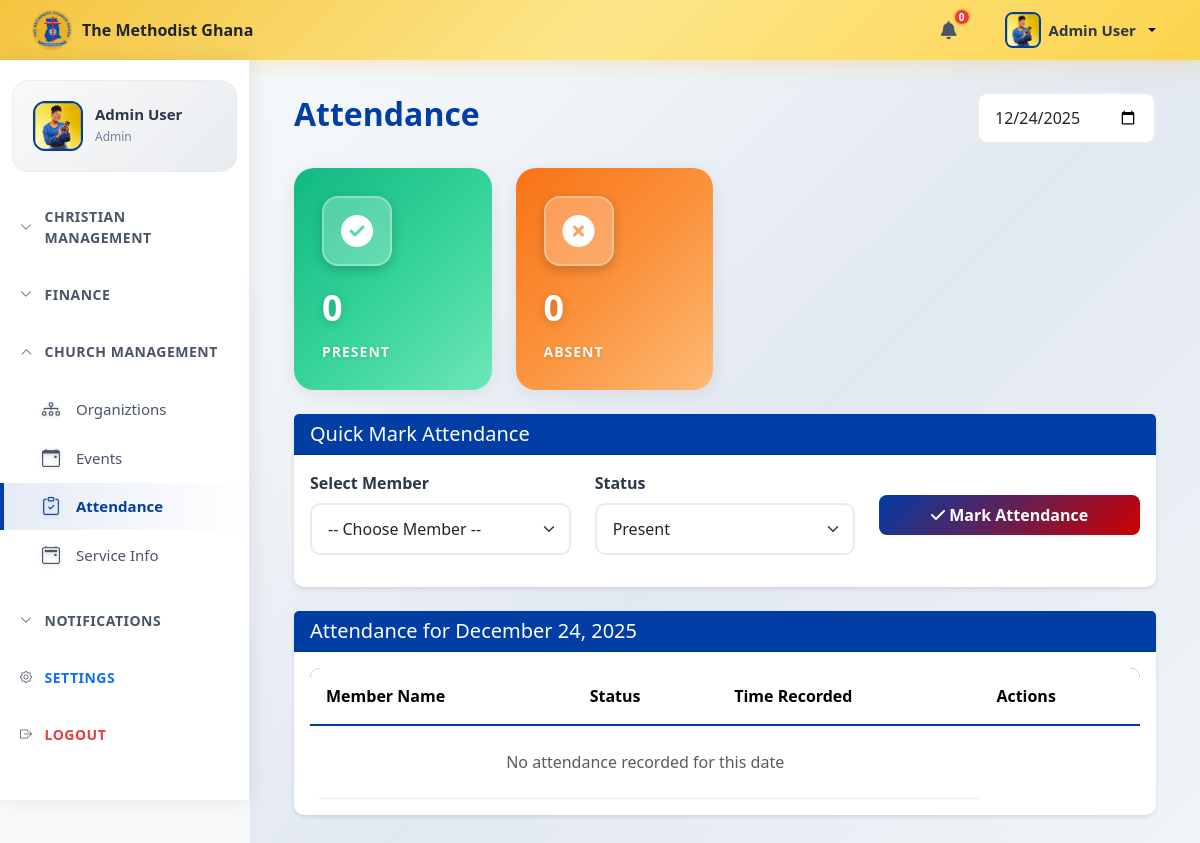
Page /app/views/attendance.php?date=2025-12-24 (signed in) on the earlier database version.
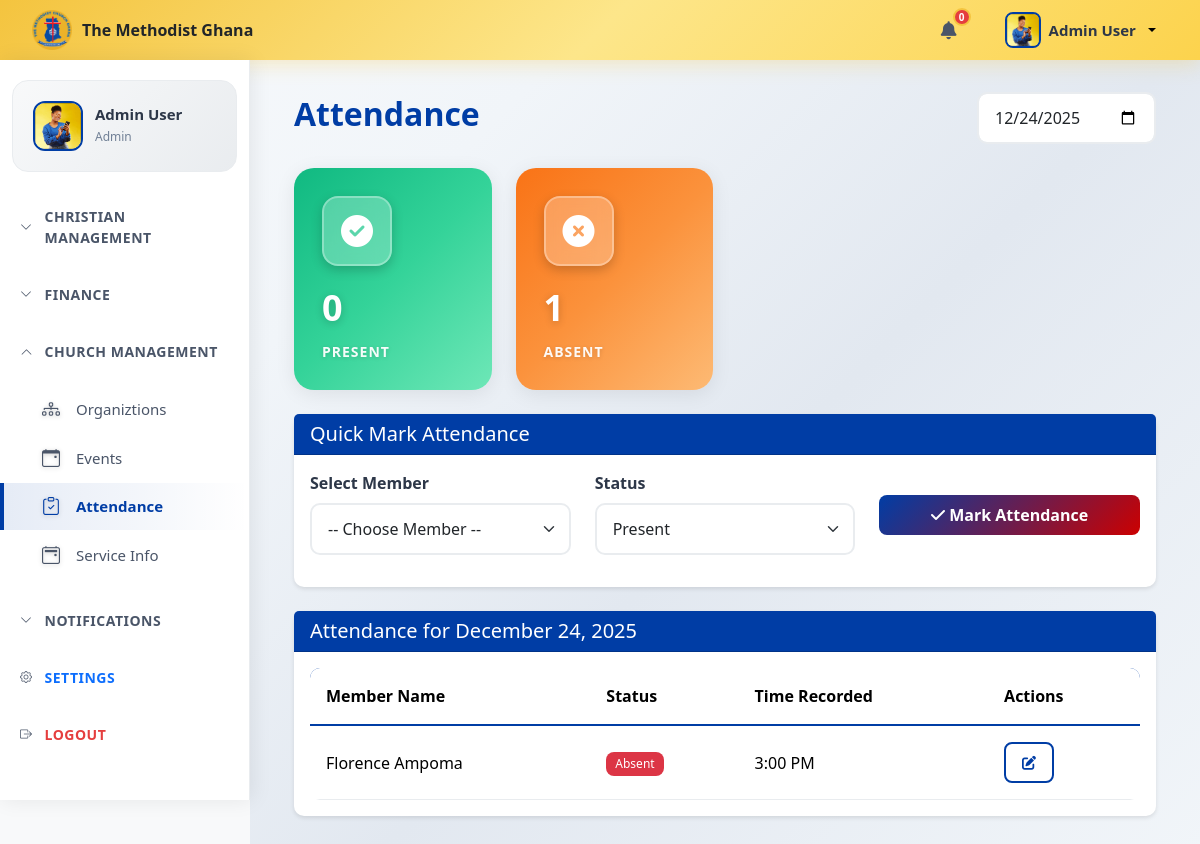
Same page on the later database version.
### tables this page shows
CREATE TABLE `attendance` (
  `id` int(11) NOT NULL,
  `member_id` int(11) NOT NULL,
  `event_id` int(11) DEFAULT NULL,
  `attendance_date` date NOT NULL,
  `status` varchar(50) DEFAULT 'present',
  `notes` text DEFAULT NULL,
  `created_at` timestamp NOT NULL DEFAULT current_timestamp()
);

CREATE TABLE `members` (
  `id` int(11) NOT NULL,
  `user_id` int(11) DEFAULT NULL,
  `first_name` varchar(100) NOT NULL,
  `last_name` varchar(100) NOT NULL,
  `email` varchar(255) DEFAULT NULL,
  `phone` varchar(20) DEFAULT NULL,
  `date_of_birth` date DEFAULT NULL,
  `gender` enum('Male','Female') DEFAULT NULL,
  `join_date` date DEFAULT NULL,
  `status` enum('active','inactive','transferred','deceased') NOT NULL DEFAULT 'active',
  `address` varchar(255) DEFAULT NULL,
  `city` varchar(100) DEFAULT NULL,
  `area` varchar(150) DEFAULT NULL,
  `landmark` varchar(255) DEFAULT NULL,
  `gps` varchar(20) DEFAULT NULL,
  `region` varchar(100) DEFAULT NULL,
  `emergency_contact_name` varchar(100) DEFAULT NULL,
  `emergency_phone` varchar(20) DEFAULT NULL,
  `member_img` varchar(255) DEFAULT NULL,
  `created_at` timestamp NOT NULL DEFAULT current_timestamp(),
  `updated_at` timestamp NOT NULL DEFAULT current_timestamp() ON UPDATE current_timestamp()
);

### config/database.php (called while the page is built, shortened)
<?php
class Database {
    private $host = 'localhost';
    private $db_name = 'church_management_system';
    private $user = 'root';
    private $password = '';
    private $pdo;
    private static $instance = null;
    public static function getInstance() {
        if (self::$instance === null) {
            self::$instance = new self();
        }
        return self::$instance;
    }
    public function connect() {
        try {
            $dsn = 'mysql:host=' . $this->host . ';dbname=' . $this->db_name;
            $this->pdo = new PDO($dsn, $this->user, $this->password);
            $this->pdo->setAttribute(PDO::ATTR_ERRMODE, PDO::ERRMODE_EXCEPTION);
            $this->pdo->setAttribute(PDO::ATTR_DEFAULT_FETCH_MODE, PDO::FETCH_ASSOC);
        } catch (PDOException $e) {
            die('Connection Error: ' . $e->getMessage());
        }
    }
    public function getConnection() {
        return $this->pdo;
    }
}
?>

### app/models/Attendance.php (called while the page is built, shortened)
<?php
class Attendance {
    private $db;
    private $table = 'attendance';
    public function __construct() {
        $this->db = Database::getInstance()->getConnection();
    }
    public function getByDate($date) {
        $sql = "SELECT a.*, m.first_name, m.last_name FROM {$this->table} a
                LEFT JOIN members m ON a.member_id = m.id
                WHERE a.attendance_date = :date
                ORDER BY m.first_name";
        $stmt = $this->db->prepare($sql);
        $stmt->bindParam(':date', $date);
        $stmt->execute();
        return $stmt->fetchAll(PDO::FETCH_ASSOC);
    }
}
?>

### app/views/attendance.php (the view, shortened to what the changed rows need)
<?php
require_once __DIR__ . '/../../config/database.php';
require_once __DIR__ . '/../models/Attendance.php';
$attendance = new Attendance();
$attendance_date = $_GET['date'] ?? date('Y-m-d');
$today_attendance = $attendance->getByDate($attendance_date);
?>
<?php include 'header.php'; ?>
<div class="main-content">
    <div class="container-fluid">
        <div class="d-flex justify-content-between align-items-center mb-4">
            <h2 class="fw-bold" style="color: var(--primary-color);">Attendance</h2>
        </div>
        <div class="row mb-4">
            <div class="col-md-3">
                <div class="card stat-card stat-card-green">
                    <div class="card-body">
                        <div class="stat-icon">
                            <i class="fas fa-check-circle"></i>
                        </div>
                        <p class="stat-value">
                            <?php
                            $present = count(array_filter($today_attendance, function($a) { return $a['status'] === 'present'; }));
                            echo $present;
                            ?>
                        </p>
                        <p class="stat-label">Present</p>
                    </div>
                </div>
            </div>
            <div class="col-md-3">
                <div class="card stat-card stat-card-orange">
                    <div class="card-body">
                        <div class="stat-icon">
                            <i class="fas fa-times-circle"></i>
                        </div>
                        <p class="stat-value">
                            <?php
                            $absent = count(array_filter($today_attendance, function($a) { return $a['status'] === 'absent'; }));
                            echo $absent;
                            ?>
                        </p>
                        <p class="stat-label">Absent</p>
                    </div>
                </div>
            </div>
        </div>
        <div class="card">
            <div class="card-body">
                <div class="table-responsive">
                    <table class="table table-hover">
                        <thead style="background-color: var(--primary-color); color: white;">
                            <tr>
                                <th>Member Name</th>
                                <th>Status</th>
                                <th>Time Recorded</th>
                                <th>Actions</th>
                            </tr>
                        </thead>
                        <tbody>
                            <?php if (!empty($today_attendance)): ?>
                                <?php foreach ($today_attendance as $a): ?>
                                    <tr>
                                        <td><?php echo htmlspecialchars($a['first_name'] . ' ' . $a['last_name']); ?></td>
                                        <td>
                                            <?php
                                            $status_color = 'secondary';
                                            if ($a['status'] === 'present') $status_color = 'success';
                                            elseif ($a['status'] === 'absent') $status_color = 'danger';
                                            elseif ($a['status'] === 'late') $status_color = 'warning';
                                            ?>
                                            <span class="badge bg-<?php echo $status_color; ?>"><?php echo ucfirst($a['status']); ?></span>
                                        </td>
                                        <td><?php echo date('g:i A', strtotime($a['created_at'])); ?></td>
                                        <td>
                                            <button
                                            class="btn btn-sm btn-outline-primary"
                                            data-bs-toggle="modal"
                                            data-bs-target="#editAttendanceModal"
                                            data-id="<?php echo $a['id']; ?>"
                                            data-status="<?php echo $a['status']; ?>"
                                            data-name="<?php echo htmlspecialchars($a['first_name'] . ' ' . $a['last_name'], ENT_QUOTES); ?>"
                                            >
                                                <i class="fas fa-edit"></i>
                                            </button>
                                        </td>
                                    </tr>
                                <?php endforeach; ?>
                            <?php else: ?>
                                <tr>
                                    <td colspan="3" class="text-center text-muted py-4">
                                        No attendance recorded for this date
                                    </td>
                                </tr>
                            <?php endif; ?>
                        </tbody>
                    </table>
                </div>
            </div>
        </div>
    </div>
</div>

Differences in the rows shown:
added attendance: status "0", status "1", member.last_name "Florence Ampoma", status "Absent", created_at "3:00 PM"
Other differences:
$present: "0" → (not shown)
$absent: "0" → (not shown)
text no longer shown: "No attendance recorded for this date"
